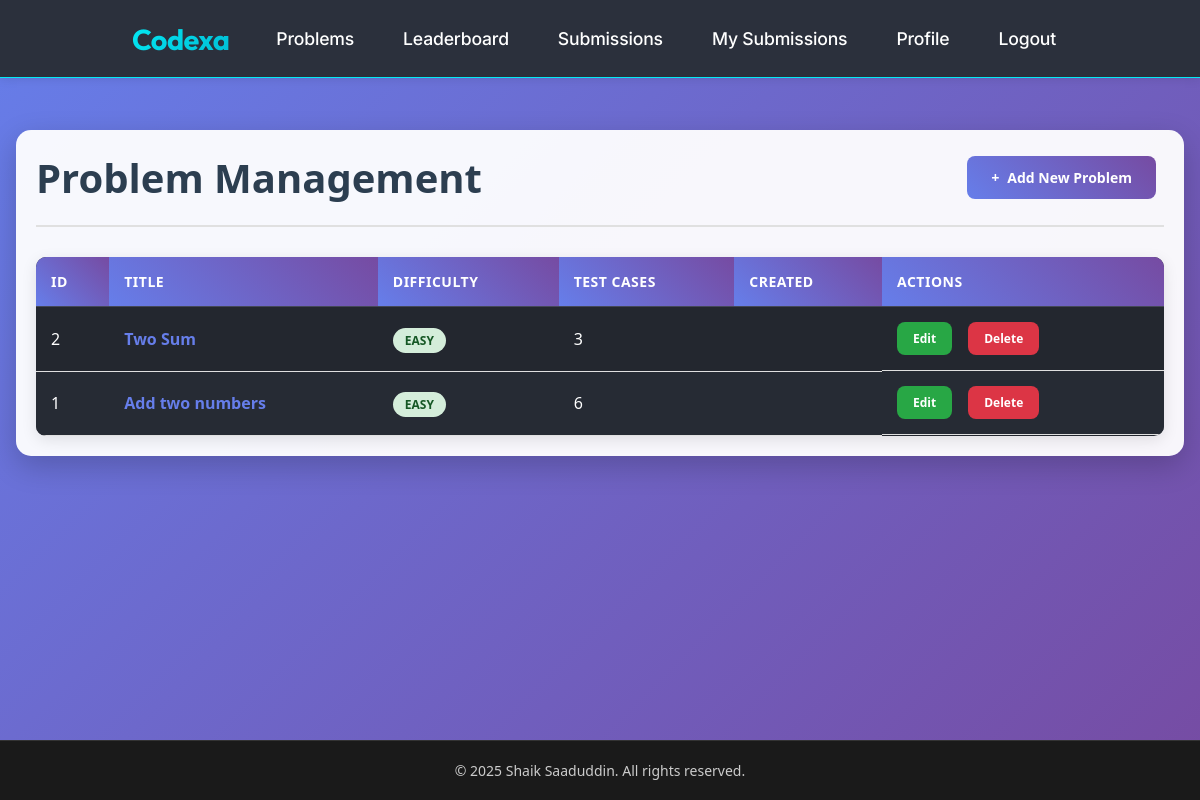
The page /problems/manage/ (signed in) on the database as committed earlier.
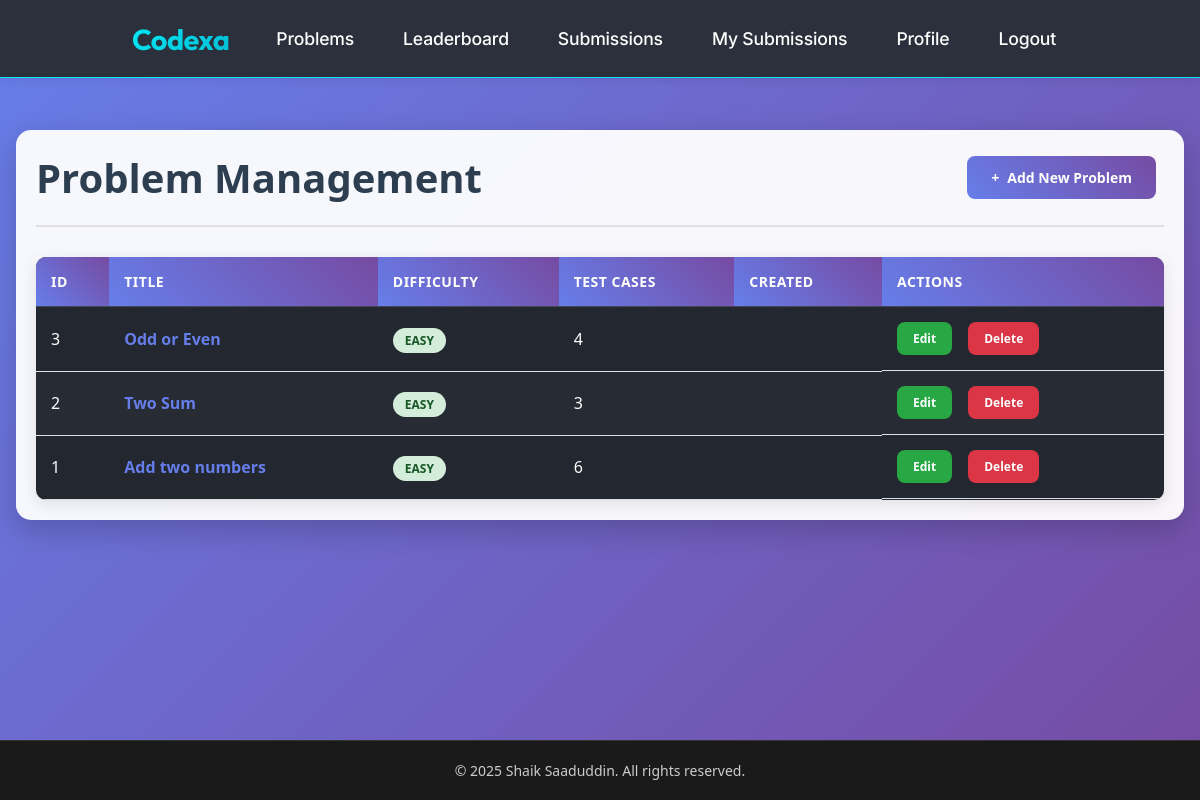
The same page on the database as committed later.
### problems/models.py (models this page shows, shortened)
class Problem(models.Model):
    title = models.CharField(max_length=200)
    description = models.TextField()
    difficulty = models.CharField(max_length=50)
    sample_input = models.TextField(null=True, blank=True)
    sample_output = models.TextField(null=True, blank=True)

### problems/views.py (the view)
# urls.py: path('manage/', views.admin_problems_list, name='admin_problems_list'),
@user_passes_test(is_admin)
def admin_problems_list(request):
    problems = Problem.objects.all().order_by('-id')
    paginator = Paginator(problems, 10)  # Show 10 problems per page
    page_number = request.GET.get('page')
    page_obj = paginator.get_page(page_number)
    return render(request, 'admin_problems_list.html', {'page_obj': page_obj})

### problems/views.py (called while the page is built)
def is_admin(user):
    return user.is_authenticated and user.is_staff

### problems/templates/admin_problems_list.html (shortened to what this page needs)
{% extends "base.html" %}
{% load static %}
{% block extra_css %}
<link rel="stylesheet" href="{% static 'admin_problems.css' %}">
{% endblock %}
{% block content %}
<div class="admin-container">
    <div class="admin-header">
        <h1>Problem Management</h1>
        <a href="{% url 'admin_add_problem' %}" class="btn btn-primary">
            <i class="icon">+</i> Add New Problem
        </a>
    </div>
    <div class="problems-table-container">
        <table class="problems-table">
            <thead>
                <tr>
                    <th>ID</th>
                    <th>Title</th>
                    <th>Difficulty</th>
                    <th>Test Cases</th>
                    <th>Created</th>
                    <th>Actions</th>
                </tr>
            </thead>
            <tbody>
                {% for problem in page_obj %}
                <tr>
                    <td>{{ problem.id }}</td>
                    <td>
                        <a href="{% url 'problem-detail' problem.id %}" class="problem-link">
                            {{ problem.title }}
                        </a>
                    </td>
                    <td>
                        <span class="difficulty {{ problem.difficulty|lower }}">
                            {{ problem.difficulty }}
                        </span>
                    </td>
                    <td>{{ problem.testcases.count }}</td>
                    <td>{{ problem.id|date:"M d, Y" }}</td>
                    <td class="actions">
                        <a href="{% url 'admin_edit_problem' problem.id %}" class="btn btn-edit">Edit</a>
                        <a href="{% url 'admin_delete_problem' problem.id %}" class="btn btn-delete">Delete</a>
                    </td>
                </tr>
                {% empty %}
                <tr>
                    <td colspan="6" class="no-problems">No problems found.</td>
                </tr>
                {% endfor %}
            </tbody>
        </table>
    </div>
</div>
{% endblock %}

Rows that differ between the two databases and show on the page:
added Problem: id "3", title "Odd or Even", difficulty "EASY", testcases.count "4"
